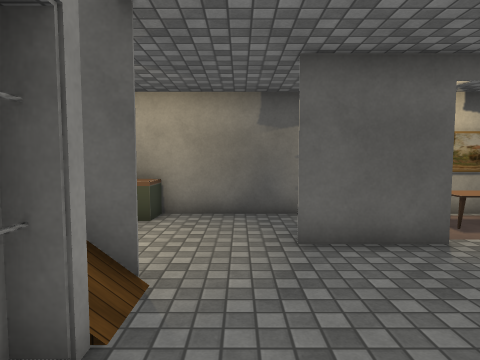
view 1 (above)

18 first-person views from a walk through a 3-D level made in the Unity game engine. The camera is 1.4 m above the floor, tilts 4° down and sees 75° across. The floor is counted in squares, 0.9 m on a side. Each view is taken from the middle of a square. On the plan, view 1 faces up. The plan holds only what a view shows up to about 15 squares ahead; the rest is blank. The place goes on beyond the plan. The player is left out. Some surface patterns are stand-ins.

view 2
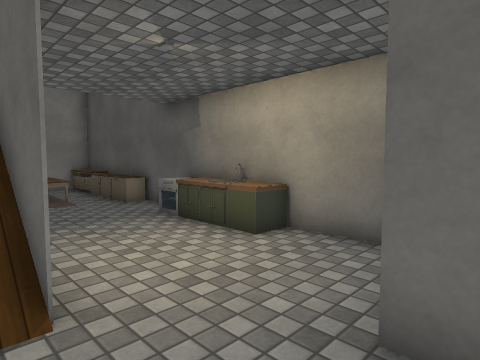

view 3
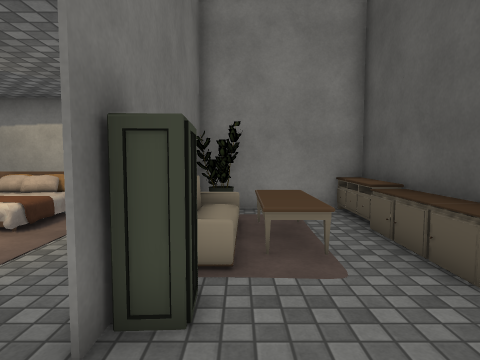

view 4
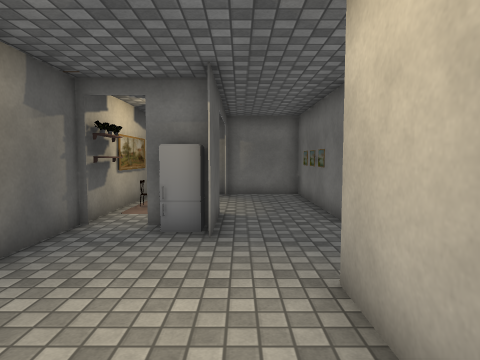

view 5
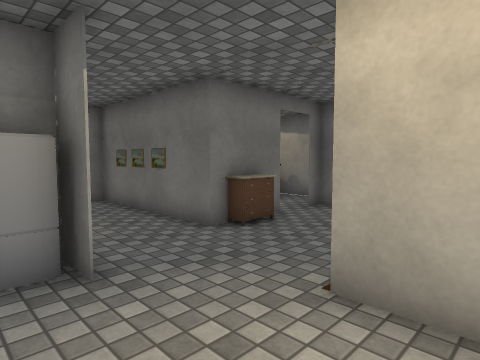

view 6
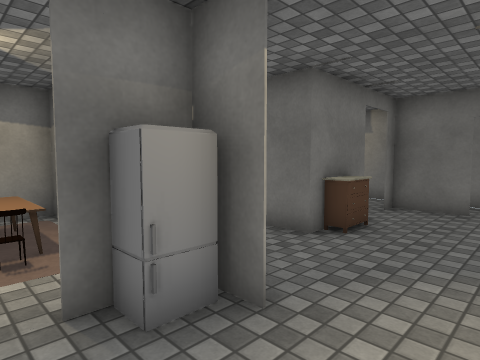

view 7
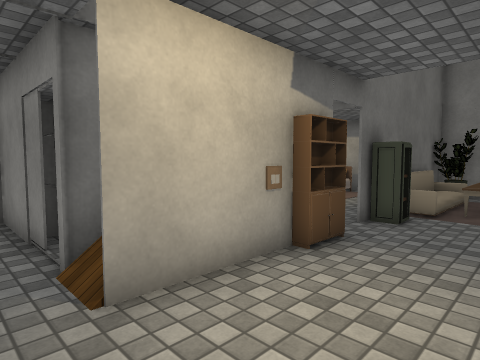

view 8
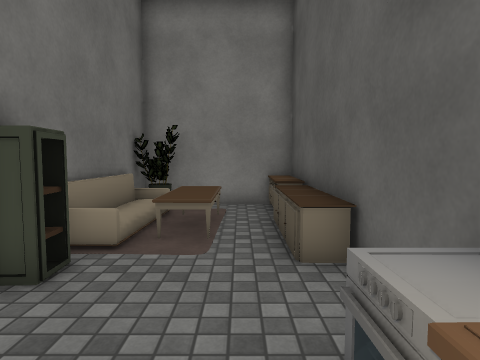

view 9
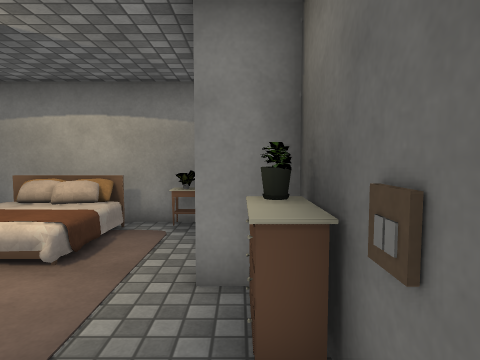

view 10
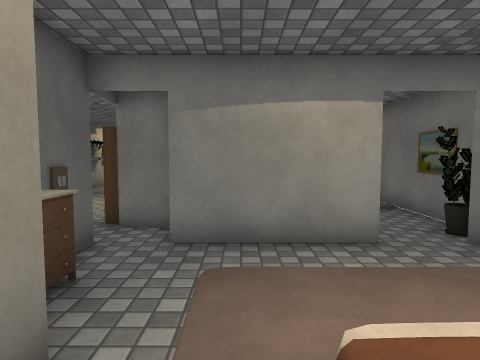

view 11
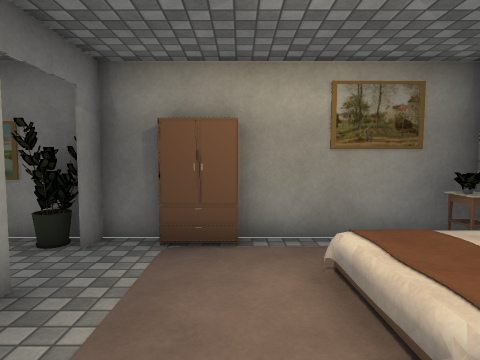

view 12
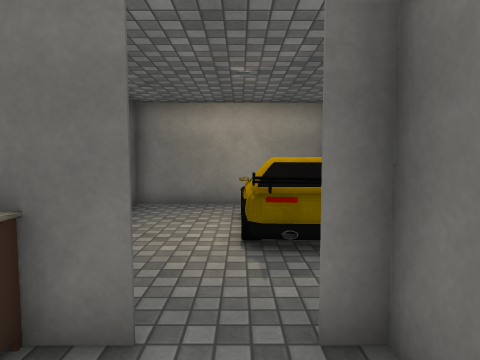

view 13
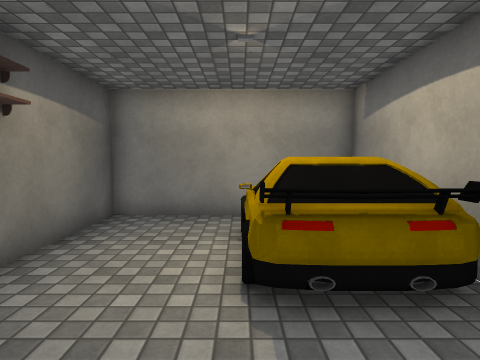

view 14
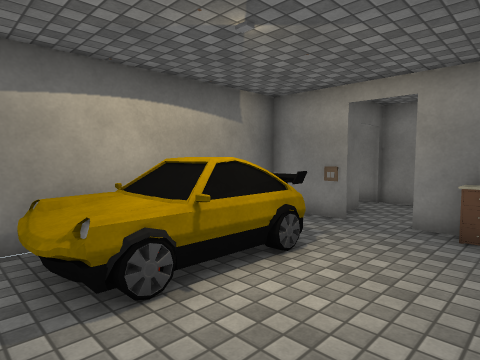

view 15
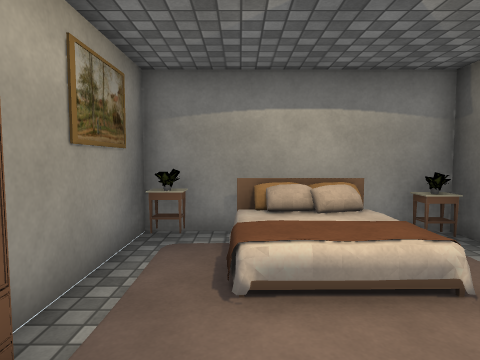

view 16
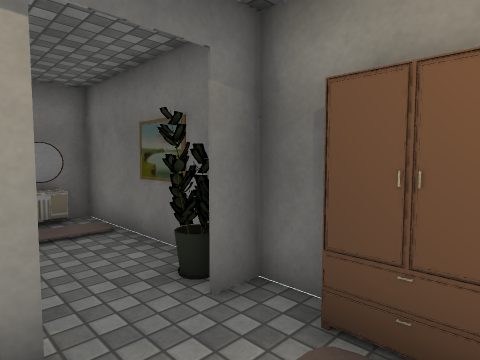

view 17
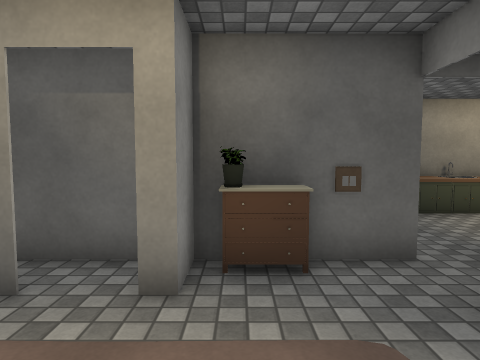

view 18
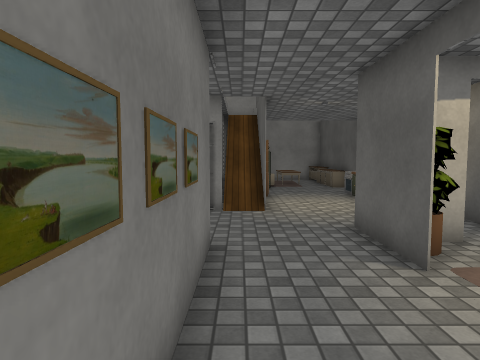

### Floor plan
Key: @ floor where view 1 was taken; # wall or solid block; . floor; / step, stairs or slope; = window, fence, low wall or low ledge; C counter; T table; R rug; A cabinet; E oven; S sofa; F fridge; B dresser; W wardrobe; O other object.
Columns run from 15 left of view 1 to 11 right of it. Each row starts with its distance up from view 1.
  9 ########################
  8 #OOAAAA..ECCCC......OT
  7 #................#.OTT  #
  6 #..TTT...........FOR...##
  5 #RSTTT..................#
  4 #ORSRR#O. =O##..........#
  3 #...#BBA./////..........###
  2 #T#.....#    O#..BB######.#
  1 #O.   ..#     #..BB.......#
  0 ##R#  ..#     #@..#.......#
 -1 ##  R...#     #.....OOOOO.#
 -2 ##RRR ....... #.##O.OOOOO.#
 -3 #TO.....O....O#..##.#OOOO.#
 -4 ######W#O##################

Positions as (right, up) in squares from view 1, and headings:
1: (0, 0), facing up
2: (2, 3), facing up-left
3: (-5, 5), facing left
4: (-5, 5), facing right
5: (-3, 7), facing down-right
6: (-1, 8), facing down-right
7: (0, 7), facing down-left
8: (-4, 7), facing left
9: (-7, 3), facing left
10: (-13, 1), facing right
11: (-10, 2), facing down
12: (0, -1), facing right
13: (2, -1), facing right
14: (10, 2), facing down-left
15: (-8, -2), facing left
16: (-10, -1), facing down-right
17: (-10, -1), facing up
18: (8, 3), facing left
